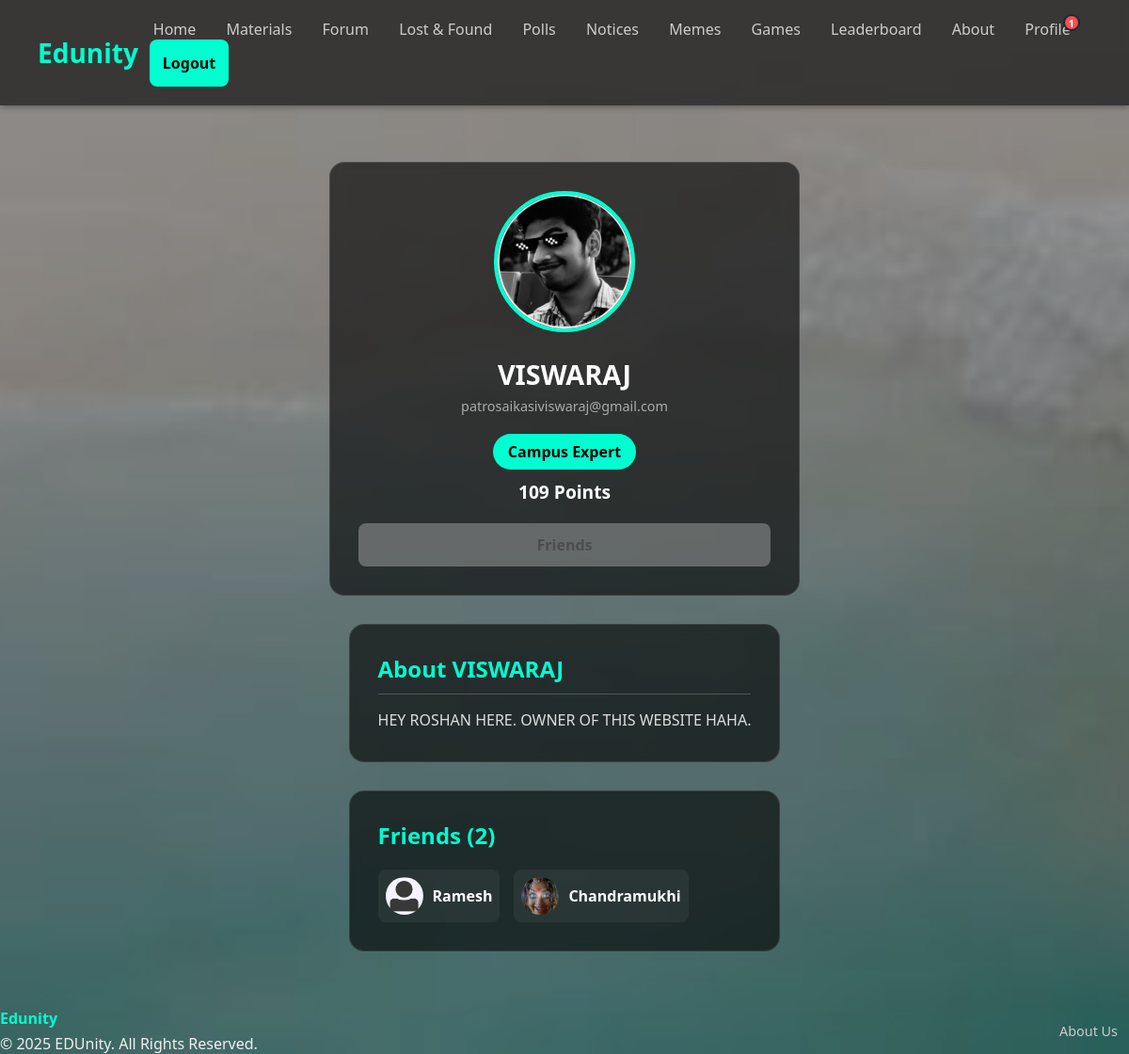
Page /user/VISWARAJ/ (signed in) on the committed database.
### core/models.py (models this page shows, shortened)
class Profile(models.Model):
    user = models.OneToOneField(User, on_delete=models.CASCADE)
    points = models.IntegerField(default=0)
    image = models.ImageField(default='images/profile_pics/default.jpg', upload_to='profile_pics/')
    bio = models.TextField(max_length=500, blank=True, null=True, help_text="Tell us a little about yourself.")
    friends = models.ManyToManyField('self', blank=True)

### core/views.py (the view)
# urls.py: path('user/<str:username>/', views.view_user_profile_view, name='view_user_profile'),
@login_required
def view_user_profile_view(request, username):
    user = get_object_or_404(User, username=username)
    profile = user.profile
    is_friend = request.user.profile.friends.filter(id=profile.id).exists()
    friends_of_viewed_user = []
    if is_friend:
        friends_of_viewed_user = profile.friends.all()
    request_sent = FriendRequest.objects.filter(from_user=request.user, to_user=user).exists()
    request_received = FriendRequest.objects.filter(from_user=user, to_user=request.user).exists()
    points = profile.points
    rank = "Newcomer"
    if points >= 100: rank = "Campus Expert"
    elif points >= 50: rank = "Contributor"
    elif points >= 10: rank = "Active Member"
    context = {
        'profile': profile, 'rank': rank, 'is_friend': is_friend,
        'friends_of_viewed_user': friends_of_viewed_user,
        'request_sent': request_sent, 'request_received': request_received,
    }
    return render(request, 'profile/view_user_profile.html', context)

### core/context_processors.py (called while the page is built)
def notification_processor(request):
    if request.user.is_authenticated:
        friend_request_count = FriendRequest.objects.filter(to_user=request.user).count()
        unread_notification_count = Notification.objects.filter(recipient=request.user, is_read=False).count()
        total_notifications = friend_request_count + unread_notification_count
        return {'total_notifications': total_notifications}
    return {}

### templates/profile/view_user_profile.html (shortened to what this page needs)
{% extends 'base.html' %}
{% block content %}
  <div class="profile-container">
    <aside class="profile-sidebar">
      <img src="{{ profile.image.url }}" alt="{{ profile.user.username }}'s Profile Picture" class="profile-picture">
      <div class="profile-info">
        <h1 class="profile-username">{{ profile.user.username }}</h1>
        <p class="profile-email">{{ profile.user.email }}</p>
        <div class="profile-rank">{{ rank }}</div>
        <div class="profile-points">{{ profile.points }} Points</div>
      </div>
      {% if is_friend %}
        <button class="friend-btn" disabled>Friends</button>
      {% elif request_sent %}
        <button class="friend-btn" disabled>Request Sent</button>
      {% elif request_received %}
         <button class="friend-btn" disabled>Request Received</button>
      {% else %}
        <form action="{% url 'send_friend_request' profile.user.username %}" method="post">
          {% csrf_token %}
          <button type="submit" class="friend-btn add-friend">Send Friend Request</button>
        </form>
      {% endif %}
    </aside>
<main class="profile-main">
  <div class="bio-section">
    <h2>About {{ profile.user.username }}</h2>
    <p>{{ profile.bio|default:"This user has not added a bio yet."|linebreaksbr }}</p>
  </div>
  {% if is_friend %}
    <div class="friends-section">
      <h2>Friends ({{ friends_of_viewed_user.count }})</h2>
      <div class="friends-list">
        {% for friend_profile in friends_of_viewed_user %}
          <a href="{% url 'view_user_profile' friend_profile.user.username %}" class="friend-card">
            <img src="{{ friend_profile.image.url }}" alt="{{ friend_profile.user.username }}">
            <span>{{ friend_profile.user.username }}</span>
          </a>
        {% empty %}
          <p style="color: #ccc;">This user hasn't added any friends yet.</p>
        {% endfor %}
      </div>
    </div>
  {% endif %}
</main>
  </div>
{% endblock %}

### static/css/index.css (style rules this page uses)
* { margin: 0; padding: 0; box-sizing: border-box; font-family: 'Segoe UI', sans-serif; }
body { background-image: url("/static/images/backgroundMAIN.JPG"); background-size: cover; background-repeat: no-repeat; background-attachment: fixed; background-position: center; color: #f0f0f0; display: flex; flex-direction: column; min-height: 100vh; }
body { background-image: url("/static/images/backgroundMAIN.JPG"); background-size: cover; background-attachment: fixed; background-position: center; color: #f0f0f0; }
* { box-sizing: border-box; font-family: 'Segoe UI', sans-serif; }
body { background-image: url("/static/images/backgroundMAIN.JPG"); background-size: cover; background-position: center; background-attachment: fixed; color: #f0f0f0; }
.profile-container { max-width: 1100px; margin: 40px auto; padding: 20px; display: flex; gap: 30px; color: #fff; }
.profile-sidebar { flex: 0 0 300px; background: rgba(0, 0, 0, 0.6); backdrop-filter: blur(8px); border-radius: 16px; padding: 30px; text-align: center; border: 1px solid rgba(255, 255, 255, 0.1); }
.profile-picture { width: 150px; height: 150px; border-radius: 50%; object-fit: cover; border: 4px solid #00ffd0; margin-bottom: 20px; }
.profile-username { font-size: 1.8rem; color: #fff; margin-bottom: 5px; }
.profile-email { font-size: 0.9rem; color: #aaa; margin-bottom: 20px; }
.profile-rank { background-color: #00ffd0; color: #000; font-weight: bold; padding: 8px 16px; border-radius: 20px; display: inline-block; margin-bottom: 10px; }
.profile-points { font-size: 1.2rem; font-weight: bold; }
.profile-main { flex-grow: 1; }
.bio-section, .update-form { background: rgba(0, 0, 0, 0.6); backdrop-filter: blur(8px); border-radius: 16px; padding: 30px; margin-bottom: 30px; border: 1px solid rgba(255, 255, 255, 0.1); }
.bio-section h2, .update-form h2 { color: #00ffd0; margin-bottom: 15px; border-bottom: 1px solid rgba(255, 255, 255, 0.2); padding-bottom: 10px; }
.bio-section p { line-height: 1.6; color: #ddd; }
.friends-section { background: rgba(0, 0, 0, 0.6); backdrop-filter: blur(8px); border-radius: 16px; padding: 30px; border: 1px solid rgba(255, 255, 255, 0.1); }
.friends-section h2 { color: #00ffd0; margin-bottom: 20px; }
.friends-list { display: flex; flex-wrap: wrap; gap: 15px; }
.friend-card { display: flex; align-items: center; gap: 10px; background-color: rgba(255, 255, 255, 0.05); padding: 8px; border-radius: 8px; text-decoration: none; transition: background-color 0.3s; }
.friend-card img { width: 40px; height: 40px; border-radius: 50%; object-fit: cover; }
.friend-card span { color: #fff; font-weight: bold; }
.friend-btn { width: 100%; margin-top: 20px; padding: 12px; border-radius: 8px; font-weight: bold; font-size: 1rem; cursor: pointer; border: none; transition: all 0.3s; }
.profile-container, .item-detail-container, .game-area-wrapper { flex-direction: column; align-items: center; }
.profile-sidebar, .game-leaderboard-container { flex-basis: auto; width: 100%; max-width: 500px; }

### rows in the picture
Profile: image (picture), user.username "VISWARAJ", user.email "patrosaikasiviswaraj@gmail.com", points "109", bio "HEY ROSHAN HERE. OWNER OF THIS WEBSITE HAHA."
Profile: image (placeholder picture), user.username "Ramesh"
Profile: image (picture), user.username "Chandramukhi"

### other values in the picture
{{ total_notifications }} "1"
{{ rank }} "Campus Expert"
{{ friends_of_viewed_user.count }} "2"
